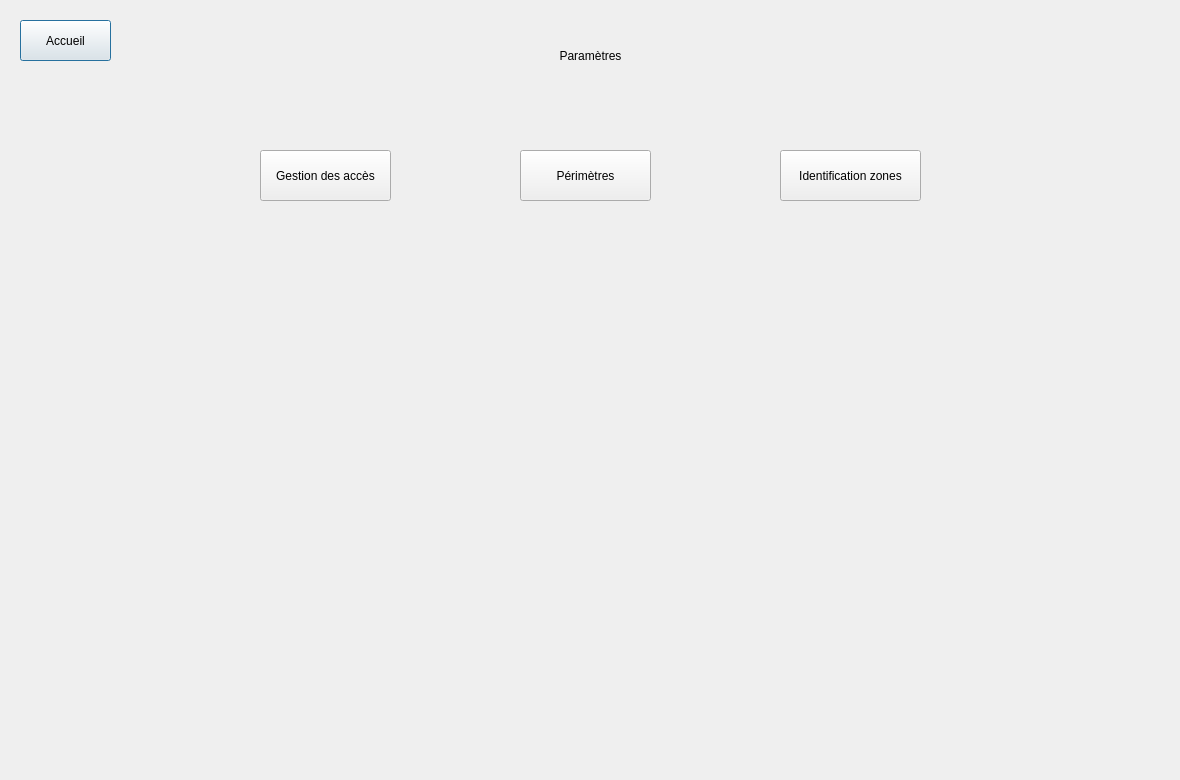
<?xml version="1.0" encoding="UTF-8"?>
<ui version="4.0">
 <class>Dialog</class>
 <widget class="QDialog" name="Dialog">
  <property name="geometry">
   <rect>
    <x>0</x>
    <y>0</y>
    <width>1180</width>
    <height>780</height>
   </rect>
  </property>
  <property name="windowTitle">
   <string>Dialog</string>
  </property>
  <widget class="QLabel" name="label">
   <property name="geometry">
    <rect>
     <x>490</x>
     <y>40</y>
     <width>201</width>
     <height>31</height>
    </rect>
   </property>
   <property name="text">
    <string>Paramètres</string>
   </property>
   <property name="alignment">
    <set>Qt::AlignCenter</set>
   </property>
  </widget>
  <widget class="QPushButton" name="ButtonAccueil">
   <property name="geometry">
    <rect>
     <x>20</x>
     <y>20</y>
     <width>91</width>
     <height>41</height>
    </rect>
   </property>
   <property name="text">
    <string>Accueil</string>
   </property>
  </widget>
  <widget class="QPushButton" name="pushButton_2">
   <property name="geometry">
    <rect>
     <x>260</x>
     <y>150</y>
     <width>131</width>
     <height>51</height>
    </rect>
   </property>
   <property name="text">
    <string>Gestion des accès</string>
   </property>
  </widget>
  <widget class="QPushButton" name="pushButton">
   <property name="geometry">
    <rect>
     <x>520</x>
     <y>150</y>
     <width>131</width>
     <height>51</height>
    </rect>
   </property>
   <property name="text">
    <string>Périmètres</string>
   </property>
  </widget>
  <widget class="QPushButton" name="pushButton_3">
   <property name="geometry">
    <rect>
     <x>780</x>
     <y>150</y>
     <width>141</width>
     <height>51</height>
    </rect>
   </property>
   <property name="text">
    <string>Identification zones</string>
   </property>
  </widget>
 </widget>
 <resources/>
 <connections/>
</ui>
